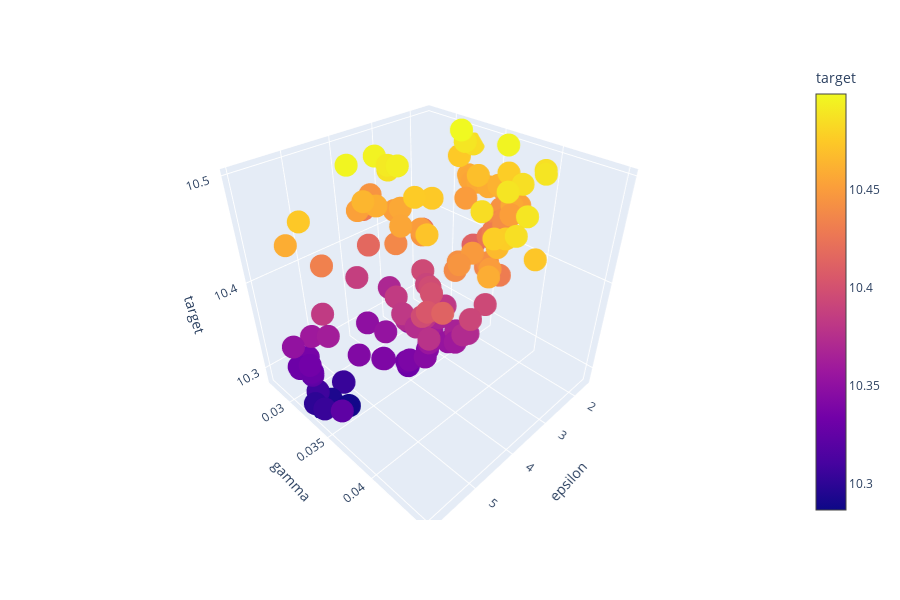

The notebook cell saved with this chart:
### Code cell
px.scatter_3d(df1, x = "epsilon", y = "gamma", z = "target", color = "target")

### Figure 1 — Plotly figure (JSON) as saved in the notebook; plotly's stock layout.template omitted (floating-point values rounded to 4 significant figures; data arrays with more than 128 entries replaced by an {"elided": "..."} marker saying what was removed)
{"data": [{"hoverlabel": {"namelength": 0}, "hovertemplate": "epsilon=%{x}<br>gamma=%{y}<br>target=%{marker.color}", "legendgroup": "", "marker": {"color": {"elided": "134 float values"}, "coloraxis": "coloraxis", "symbol": "circle"}, "mode": "markers", "name": "", "scene": "scene", "showlegend": false, "type": "scatter3d", "x": {"elided": "134 float values"}, "y": {"elided": "134 float values"}, "z": {"elided": "134 float values"}}], "layout": {"coloraxis": {"colorbar": {"title": {"text": "target"}}, "colorscale": [[0, "#0d0887"], [0.1111, "#46039f"], [0.2222, "#7201a8"], [0.3333, "#9c179e"], [0.4444, "#bd3786"], [0.5556, "#d8576b"], [0.6667, "#ed7953"], [0.7778, "#fb9f3a"], [0.8889, "#fdca26"], [1, "#f0f921"]]}, "height": 600, "legend": {"tracegroupgap": 0}, "margin": {"t": 60}, "scene": {"domain": {"x": [0, 0.98], "y": [0, 1]}, "xaxis": {"title": {"text": "epsilon"}}, "yaxis": {"title": {"text": "gamma"}}, "zaxis": {"title": {"text": "target"}}}}}
